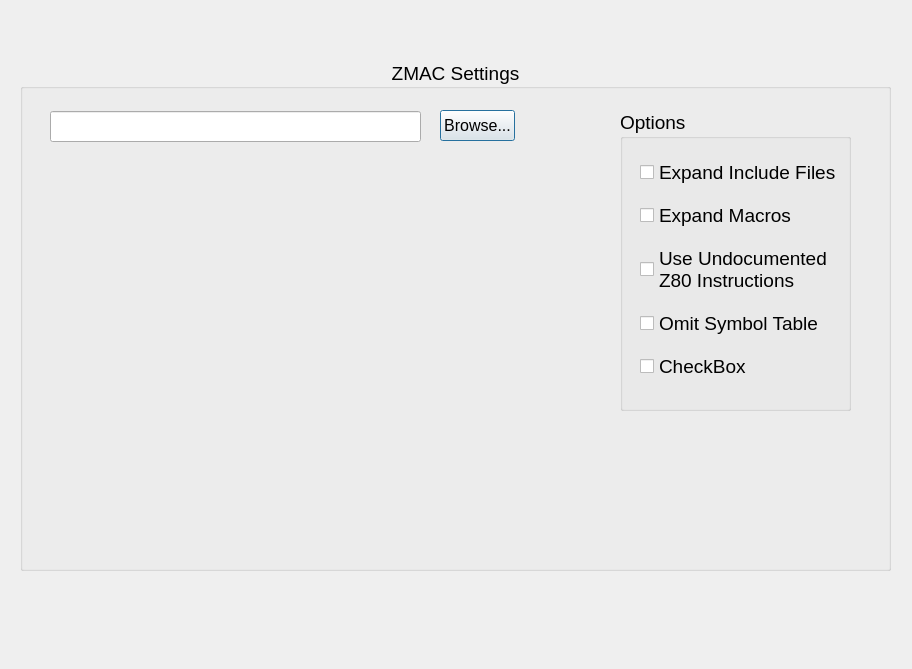
<?xml version="1.0" encoding="UTF-8"?>
<ui version="4.0">
 <class>Dialog</class>
 <widget class="QDialog" name="Dialog">
  <property name="geometry">
   <rect>
    <x>0</x>
    <y>0</y>
    <width>912</width>
    <height>669</height>
   </rect>
  </property>
  <property name="windowTitle">
   <string>Settings</string>
  </property>
  <widget class="QGroupBox" name="groupBox">
   <property name="geometry">
    <rect>
     <x>20</x>
     <y>60</y>
     <width>871</width>
     <height>511</height>
    </rect>
   </property>
   <property name="font">
    <font>
     <pointsize>14</pointsize>
    </font>
   </property>
   <property name="title">
    <string>ZMAC Settings</string>
   </property>
   <property name="alignment">
    <set>Qt::AlignmentFlag::AlignCenter</set>
   </property>
   <property name="flat">
    <bool>false</bool>
   </property>
   <widget class="QLineEdit" name="lineEdit">
    <property name="geometry">
     <rect>
      <x>30</x>
      <y>51</y>
      <width>371</width>
      <height>31</height>
     </rect>
    </property>
   </widget>
   <widget class="QPushButton" name="pushButton">
    <property name="geometry">
     <rect>
      <x>420</x>
      <y>50</y>
      <width>75</width>
      <height>31</height>
     </rect>
    </property>
    <property name="font">
     <font>
      <pointsize>12</pointsize>
     </font>
    </property>
    <property name="text">
     <string>Browse...</string>
    </property>
    <property name="autoDefault">
     <bool>true</bool>
    </property>
   </widget>
   <widget class="QGroupBox" name="groupBox_2">
    <property name="geometry">
     <rect>
      <x>600</x>
      <y>50</y>
      <width>231</width>
      <height>301</height>
     </rect>
    </property>
    <property name="title">
     <string>Options</string>
    </property>
    <widget class="QWidget" name="verticalLayoutWidget">
     <property name="geometry">
      <rect>
       <x>20</x>
       <y>40</y>
       <width>199</width>
       <height>241</height>
      </rect>
     </property>
     <layout class="QVBoxLayout" name="verticalLayout">
      <item>
       <widget class="QCheckBox" name="checkBox_5">
        <property name="text">
         <string>Expand Include Files</string>
        </property>
       </widget>
      </item>
      <item>
       <widget class="QCheckBox" name="checkBox_3">
        <property name="text">
         <string>Expand Macros</string>
        </property>
       </widget>
      </item>
      <item>
       <widget class="QCheckBox" name="checkBox">
        <property name="text">
         <string>Use Undocumented 
Z80 Instructions</string>
        </property>
       </widget>
      </item>
      <item>
       <widget class="QCheckBox" name="checkBox_2">
        <property name="text">
         <string>Omit Symbol Table</string>
        </property>
       </widget>
      </item>
      <item>
       <widget class="QCheckBox" name="checkBox_4">
        <property name="text">
         <string>CheckBox</string>
        </property>
       </widget>
      </item>
     </layout>
    </widget>
   </widget>
  </widget>
 </widget>
 <resources/>
 <connections/>
</ui>
